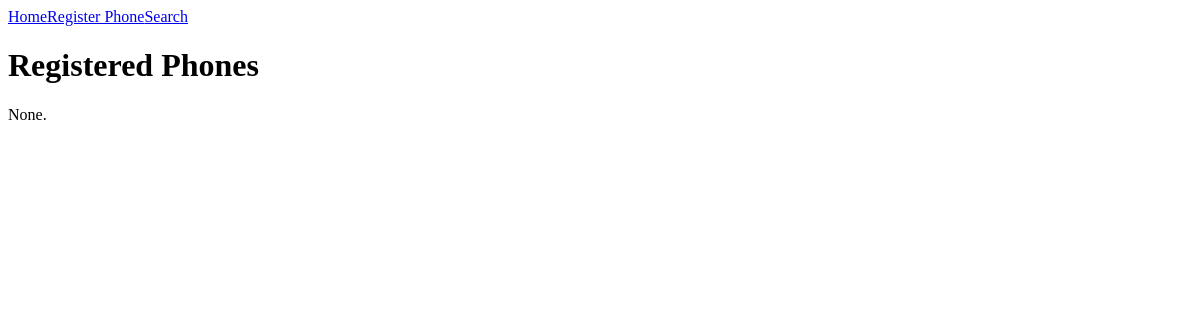
Before: /status/registered with the older database file.
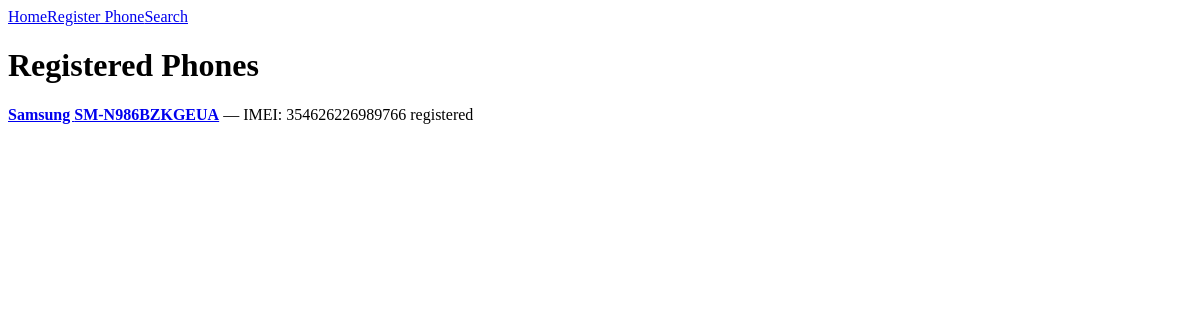
After: the same page with the newer database file.
### database.py (models this page shows)
class Phone(Base):
    __tablename__ = "phones"
    id = Column(Integer, primary_key=True, index=True)
    imei = Column(String(15), unique=True, index=True, nullable=False)
    serial_number = Column(String(50))
    brand = Column(String(50))
    model = Column(String(100))
    storage = Column(String(20))
    status = Column(String(20), default="registered")  # registered/lost/found/recovered
    notes = Column(Text)
    photo_url = Column(String(500))
    created_at = Column(DateTime, default=datetime.utcnow)
    updated_at = Column(DateTime, default=datetime.utcnow, onupdate=datetime.utcnow)

### main.py (the view)
@app.get("/status/{status}", response_class=HTMLResponse)
def by_status(request: Request, status: str, db: Session = Depends(get_db)):
    phones = db.query(Phone).filter(Phone.status == status).order_by(Phone.created_at.desc()).all()
    return templates.TemplateResponse("list.html", {"request": request, "phones": phones, "title": status.capitalize() + " Phones"})

### templates/list.html
<!DOCTYPE html>
<html><head><meta charset="utf-8"><title>{{title}}</title></head><body>
<nav><a href="/">Home</a><a href="/register">Register Phone</a><a href="/search">Search</a></nav>
<h1>{{title}}</h1>
{% for p in phones %}
<div class="card">
<a href="/phone/{{p.id}}"><strong>{{p.brand}} {{p.model}}</strong></a> — IMEI: {{p.imei}}
<span class="status {{p.status}}">{{p.status}}</span>
</div>
{% else %}<p>None.</p>{% endfor %}
</body></html>

Changed rows visible on the page:
added Phone: brand "Samsung", model "SM-N986BZKGEUA", imei "354626226989766", status "registered"
Other visible differences:
text no longer shown: "None."
